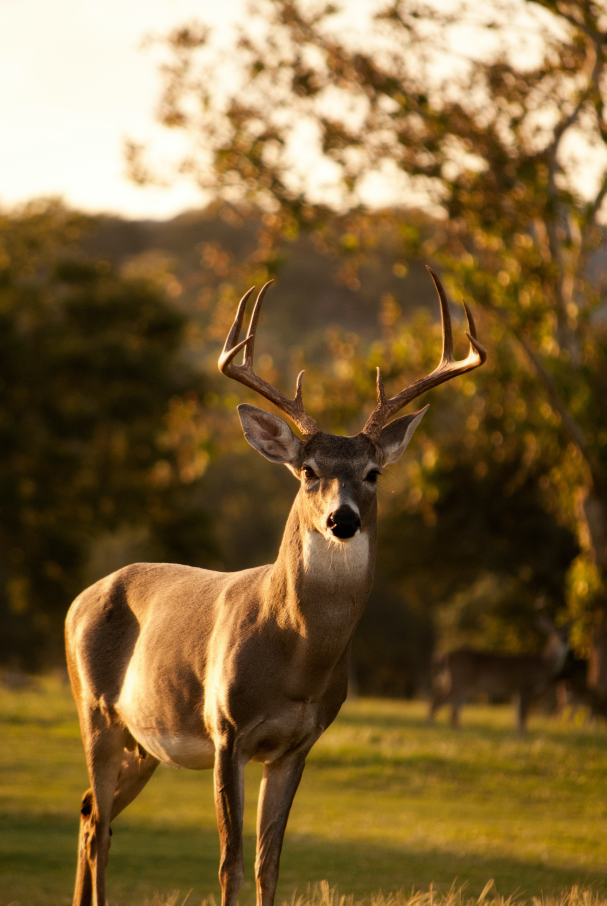
#> input picture Photos/gazelle.jpg, 2425 x 3622 px (shown at 1/4 size)
$ python splitmeter.py
#> lines starting #> are read from the running program, lines starting #| are printed output that depends on the picture
import cv2 as cv
import numpy as np

img = cv.imread('Photos/gazelle.jpg')
#> img is the input picture: shape (3622, 2425, 3); mean B, G, R 57.6, 100.4, 126.1
resized = cv.resize(img, (500,500), interpolation=cv.INTER_CUBIC)
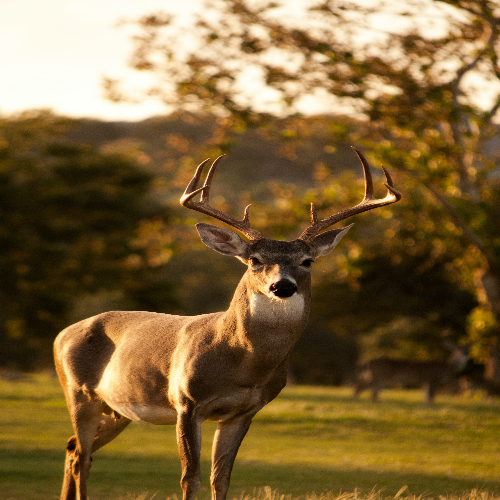
#> resized: shape (500, 500, 3); mean B, G, R 57.6, 100.4, 126.1
cv.imshow('Resized', resized)

blank = np.zeros(resized.shape, dtype='uint8')

b,g,r = cv.split(resized)
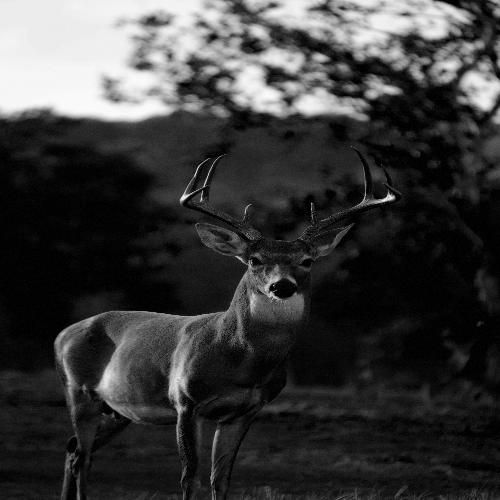
#> b: shape (500, 500); min 0, max 249, mean 57.6
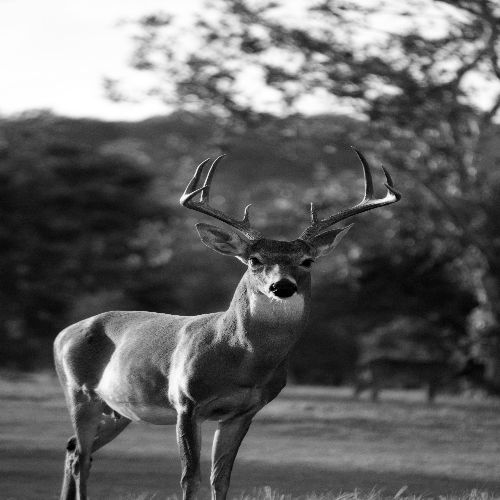
#> g: shape (500, 500); min 0, max 255, mean 100.4
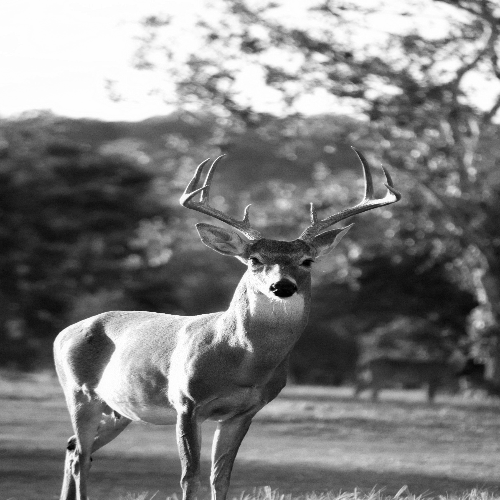
#> r: shape (500, 500); min 0, max 255, mean 126.1

blue = cv.merge([b,blank,blank])
green = cv.merge([blank,g,blank])
red = cv.merge([blank,blank,r])

cv.imshow('Blue', blue)
cv.imshow('Green', green)
cv.imshow('Red', red)

print(resized.shape)
#| (500, 500, 3)
print(b.shape)
#| (500, 500)
print(g.shape)
#| (500, 500)
print(r.shape)
#| (500, 500)

merged = cv.merge([b,g,r])
cv.imshow('Merged', merged)

cv.waitKey

$ run again, with Photos/lion.jpg copied over Photos/gazelle.jpg
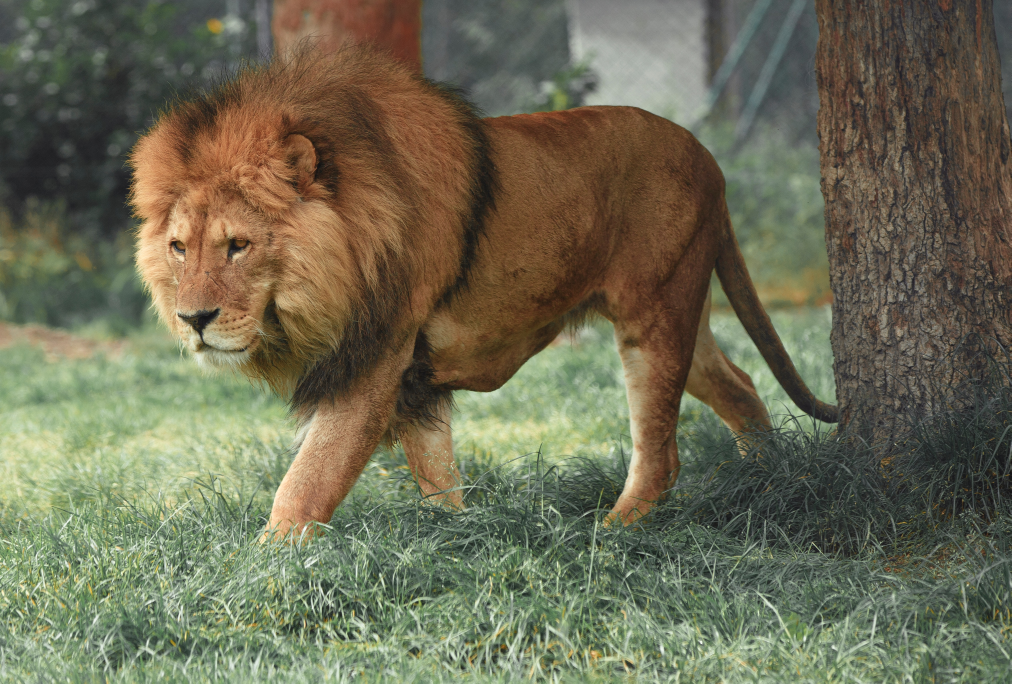
#> input picture Photos/lion.jpg, 5056 x 3417 px (shown at 1/5 size)
#> img is the input picture: shape (3417, 5056, 3); mean B, G, R 84.1, 107.3, 109.1
#> `resized = cv.resize(img, (500,500), interpolation=cv.INTER_CUBIC)`:
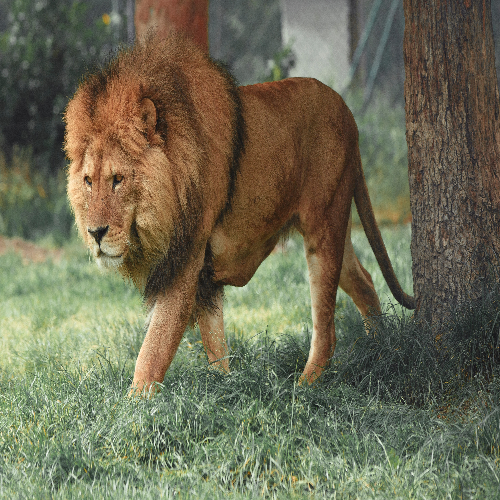
#> resized: shape (500, 500, 3); mean B, G, R 84.1, 107.3, 109.1
#> `b,g,r = cv.split(resized)`:
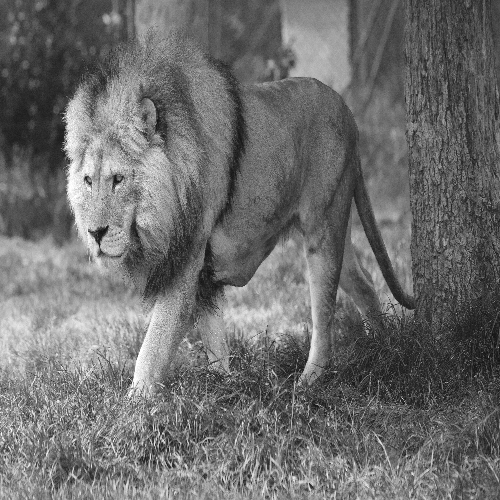
#> r: shape (500, 500); min 15, max 255, mean 109.1
#| (500, 500, 3)
#| (500, 500)
#| (500, 500)
#| (500, 500)

$ run again, with Photos/p1.jpg copied over Photos/gazelle.jpg
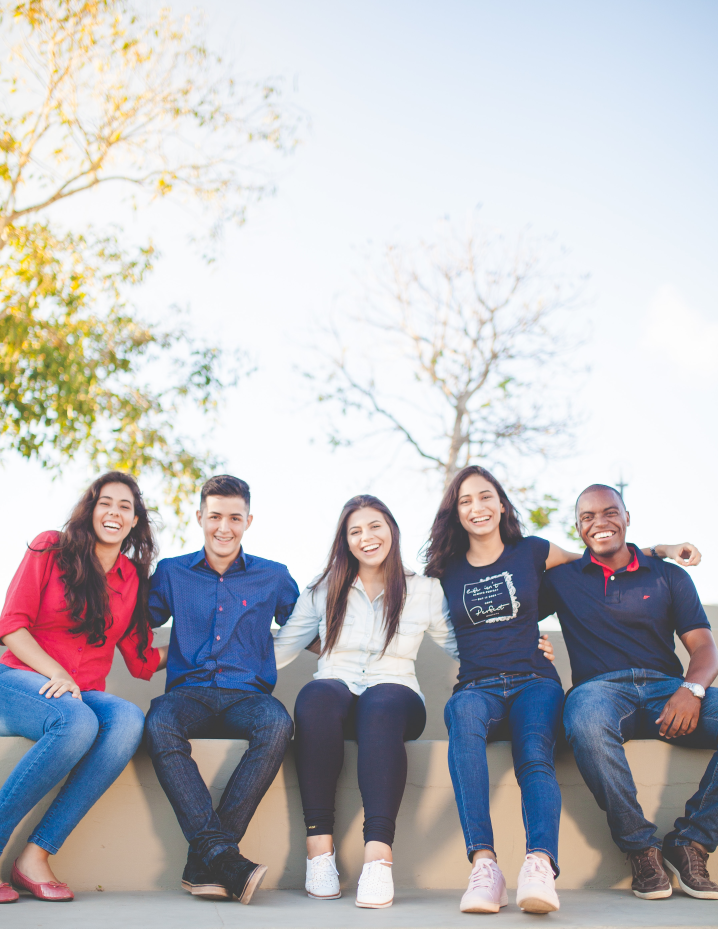
#> input picture Photos/p1.jpg, 3589 x 4641 px (shown at 1/5 size)
#> img is the input picture: shape (4641, 3589, 3); mean B, G, R 190.4, 186.1, 187.3
#> `resized = cv.resize(img, (500,500), interpolation=cv.INTER_CUBIC)`:
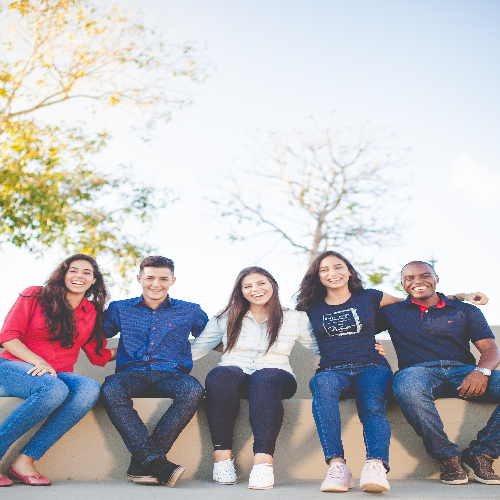
#> resized: shape (500, 500, 3); mean B, G, R 190.4, 186.2, 187.3
#> `b,g,r = cv.split(resized)`:
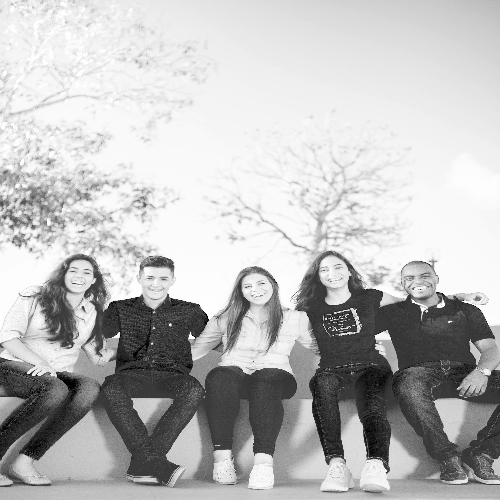
#> r: shape (500, 500); min 0, max 255, mean 187.3
#| (500, 500, 3)
#| (500, 500)
#| (500, 500)
#| (500, 500)
